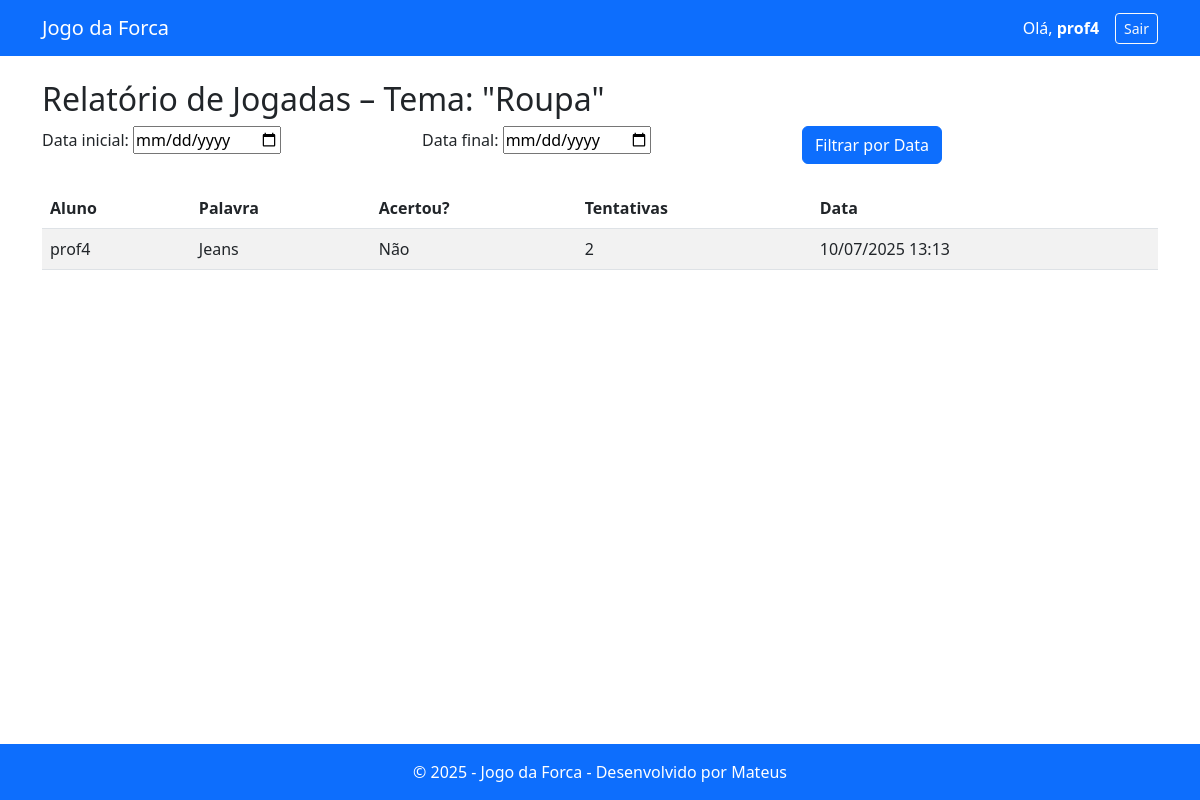
The page /professor/relatorio/?tema=4 (signed in) on the database its author committed.
### jogo/models.py (models this page shows, shortened)
class Tema(models.Model):
    nome = models.CharField(max_length=100)
    criado_por = models.ForeignKey(User, on_delete=models.CASCADE, related_name="temas_criados")
    criado_em = models.DateTimeField(auto_now_add=True)

class Partida(models.Model):
    palavra = models.ForeignKey(Palavra, on_delete=models.CASCADE)
    aluno = models.ForeignKey(User, on_delete=models.SET_NULL, null=True, blank=True)
    acertou = models.BooleanField(default=False)
    tentativas = models.PositiveIntegerField(default=0)
    data = models.DateTimeField(auto_now_add=True)

class Palavra(models.Model):
    tema = models.ForeignKey(Tema, on_delete=models.CASCADE, related_name="palavras")
    texto = models.CharField(max_length=100)
    dica = models.TextField(blank=True, null=True)
    explicacao = models.TextField(blank=True, null=True)

### jogo/views.py (the view, shortened to what this page needs)
# urls.py: path('professor/relatorio/', RelatorioView.as_view(), name='relatorio'),
class RelatorioView(LoginRequiredMixin, ProfessorRequiredMixin, View):
    def get(self, request):
        tema_id = request.GET.get('tema')
        tema = get_object_or_404(Tema, id=tema_id, criado_por=request.user)
        partidas = Partida.objects.filter(
            palavra__tema=tema
        ).select_related('aluno', 'palavra', 'palavra__tema')
        form = RelatorioForm()
        return render(request, 'jogo/relatorio.html', {
            'form': form,
            'partidas': partidas,
            'tema': tema,
        })

### jogo/forms.py
class RelatorioForm(forms.Form):
    data_inicio = forms.DateField(
        widget=forms.DateInput(attrs={'type': 'date'}),
        required=False,
        label="Data inicial"
    )
    data_fim = forms.DateField(
        widget=forms.DateInput(attrs={'type': 'date'}),
        required=False,
        label="Data final"
    )

### jogo/views.py (called while the page is built)
    def test_func(self):
        return self.request.user.is_authenticated and self.request.user.groups.filter(name='professor').exists()

### jogo/templates/jogo/relatorio.html (shortened to what this page needs)
{% extends 'jogo/base.html' %}
{% block content %}
  <h2>Relatório de Jogadas – Tema: "{{ tema.nome }}"</h2>
  <form method="post" class="mb-4">
    <div class="row">
      <div class="col-md-4">{{ form.data_inicio.label_tag }} {{ form.data_inicio }}</div>
      <div class="col-md-4">{{ form.data_fim.label_tag }} {{ form.data_fim }}</div>
      <div class="col-md-4 d-flex align-items-end">
        <button type="submit" class="btn btn-primary">Filtrar por Data</button>
      </div>
    </div>
  </form>
  {% if partidas %}
    <table class="table table-striped">
      <thead>
        <tr>
          <th>Aluno</th>
          <th>Palavra</th>
          <th>Acertou?</th>
          <th>Tentativas</th>
          <th>Data</th>
        </tr>
      </thead>
      <tbody>
        {% for partida in partidas %}
          <tr>
            <td>{{ partida.aluno.username|default:"Anônimo" }}</td>
            <td>{{ partida.palavra.texto }}</td>
            <td>{{ partida.acertou|yesno:"Sim,Não" }}</td>
            <td>{{ partida.tentativas }}</td>
            <td>{{ partida.data|date:"d/m/Y H:i" }}</td>
          </tr>
        {% endfor %}
      </tbody>
    </table>
  {% elif partidas is not None %}
    <p>Nenhuma partida encontrada para os filtros selecionados.</p>
  {% endif %}
{% endblock %}

### jogo/templates/jogo/base.html (shortened to what this page needs)
{% load static %}
{% load widget_tweaks %}
<!DOCTYPE html>
<html lang="pt-br">
<head>
    <link href="https://cdn.jsdelivr.net/npm/bootstrap@5.3.0/dist/css/bootstrap.min.css" rel="stylesheet" />
</head>
<body>
<nav class="navbar navbar-expand-lg navbar-dark bg-primary">
  <div class="container">
    <a class="navbar-brand" href="{% url 'index' %}">Jogo da Forca</a>
    <div class="collapse navbar-collapse" id="navbarsExample07">
      <ul class="navbar-nav ms-auto mb-2 mb-lg-0 align-items-center">
        {% if user.is_authenticated %}
        <li class="nav-item me-2">
          <span class="nav-link">Olá, <strong>{{ user.username }}</strong></span>
        </li>
        <li class="nav-item">
          <form method="post" action="{% url 'logout' %}" class="d-inline">
            <button type="submit" class="btn btn-outline-light btn-sm">Sair</button>
          </form>
        </li>
        {% endif %}
      </ul>
    </div>
  </div>
</nav>
<main class="container mt-4">
    {% block content %}{% endblock %}
</main>
<footer class="bg-primary text-white text-center py-3">
    <div class="container">
        © 2025 - Jogo da Forca - Desenvolvido por Mateus
    </div>
</footer>
</body>
</html>

### jogo/templates/jogo/base.html (style rules this page uses)
html, body { height: 100%; }
body { display: flex; flex-direction: column; }
main { flex: 1; }
.navbar .nav-link, .navbar span { color: white !important; }

### rows shown on the page
Tema: nome "Roupa"
Partida: aluno.username "prof4", palavra.texto "Jeans", acertou "Não", tentativas "2", data "10/07/2025 13:13"

### other values the page prints
{{ user.username }} "prof4"
